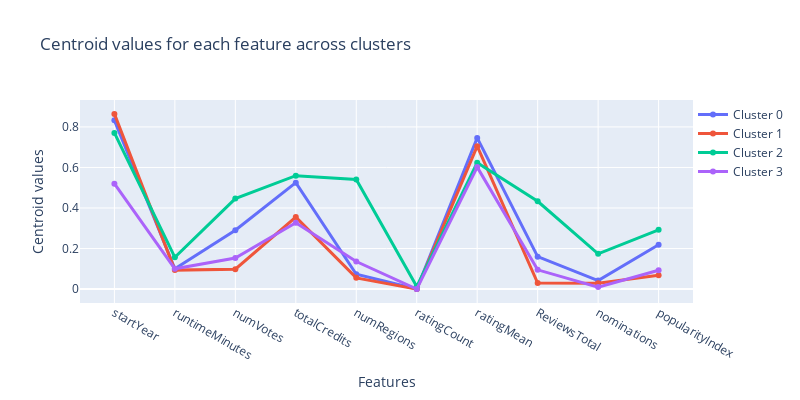

Here is the notebook cell this chart was saved with:
### Code cell
import plotly.graph_objects as go

train_data = pd.DataFrame(train_data)  #Perchè?

# Crea una figura vuota
fig = go.Figure()

# Aggiungi una linea per ogni centroide del cluster
for i, center in enumerate(kmeans.cluster_centers_):
    fig.add_trace(go.Scatter(
        x=list(df.columns),
        y=center,
        mode='lines+markers',
        name=f'Cluster {i}',
        line=dict(width=3)
    ))

# Imposta il titolo e le etichette
fig.update_layout(
    title="Centroid values for each feature across clusters",
    xaxis_title="Features",
    yaxis_title="Centroid values",
    legend=dict(x=1, y=1),
    width=800, height=400
)

# Aggiungi la griglia all'asse y
fig.update_yaxes(showgrid=True)

# Mostra il grafico
fig.show()

### Figure 1 — Plotly figure (JSON) as saved in the notebook; plotly's stock layout.template omitted (floating-point values rounded to 4 significant figures)
{"data": [{"line": {"width": 3}, "mode": "lines+markers", "name": "Cluster 0", "type": "scatter", "x": ["startYear", "runtimeMinutes", "numVotes", "totalCredits", "numRegions", "ratingCount", "ratingMean", "ReviewsTotal", "nominations", "popularityIndex"], "y": [0.8325, 0.1003, 0.2901, 0.5251, 0.07342, 0.0005854, 0.7456, 0.1602, 0.04219, 0.2184]}, {"line": {"width": 3}, "mode": "lines+markers", "name": "Cluster 1", "type": "scatter", "x": ["startYear", "runtimeMinutes", "numVotes", "totalCredits", "numRegions", "ratingCount", "ratingMean", "ReviewsTotal", "nominations", "popularityIndex"], "y": [0.8642, 0.09365, 0.09825, 0.3552, 0.05546, 2.448e-05, 0.705, 0.03005, 0.02849, 0.06827]}, {"line": {"width": 3}, "mode": "lines+markers", "name": "Cluster 2", "type": "scatter", "x": ["startYear", "runtimeMinutes", "numVotes", "totalCredits", "numRegions", "ratingCount", "ratingMean", "ReviewsTotal", "nominations", "popularityIndex"], "y": [0.7704, 0.1566, 0.4465, 0.5593, 0.5412, 0.01266, 0.6234, 0.4332, 0.174, 0.2926]}, {"line": {"width": 3}, "mode": "lines+markers", "name": "Cluster 3", "type": "scatter", "x": ["startYear", "runtimeMinutes", "numVotes", "totalCredits", "numRegions", "ratingCount", "ratingMean", "ReviewsTotal", "nominations", "popularityIndex"], "y": [0.52, 0.1004, 0.1535, 0.3274, 0.1361, 7.498e-05, 0.6017, 0.09511, 0.009853, 0.09292]}], "layout": {"height": 400, "legend": {"x": 1, "y": 1}, "title": {"text": "Centroid values for each feature across clusters"}, "width": 800, "xaxis": {"title": {"text": "Features"}}, "yaxis": {"showgrid": true, "title": {"text": "Centroid values"}}}}
